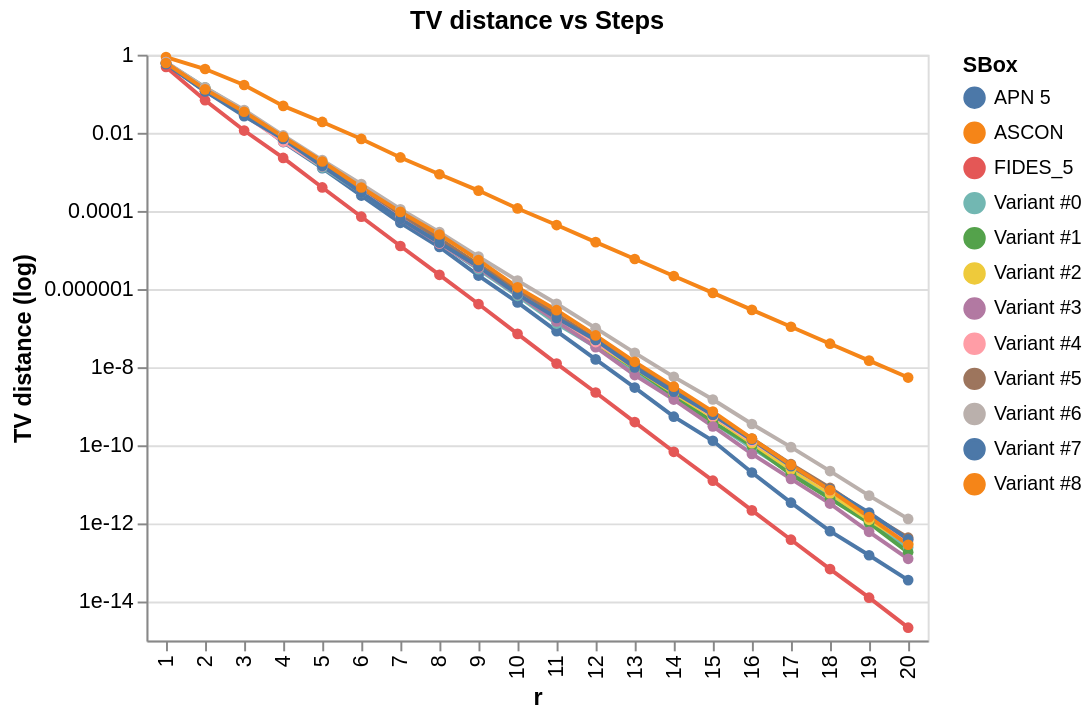

Write notebook code for a chart like this one.
### Code cell
compare_with_altair(specs, log_scale=1)

### Figure 1 — Vega-Lite specification as saved in the notebook (floating-point values rounded to 4 significant figures; data arrays with more than 128 entries replaced by an {"elided": "..."} marker saying what was removed)
{"config": {"view": {"continuousWidth": 300, "continuousHeight": 300}, "axis": {"labelFontSize": 11, "titleFontSize": 12}, "title": {"fontSize": 13}}, "data": {"name": "data-a3ebfc48c23073f2fc15ad21fe7181e1"}, "mark": {"type": "line", "point": true}, "encoding": {"color": {"field": "SBox", "type": "nominal"}, "x": {"field": "r", "title": "r", "type": "ordinal"}, "y": {"field": "TV distance", "scale": {"type": "log"}, "title": "TV distance (log)", "type": "quantitative"}}, "height": 300, "title": "TV distance vs Steps", "width": 400, "$schema": "https://vega.github.io/schema/vega-lite/v5.8.0.json", "datasets": {"data-a3ebfc48c23073f2fc15ad21fe7181e1": {"elided": "240 records"}}}
